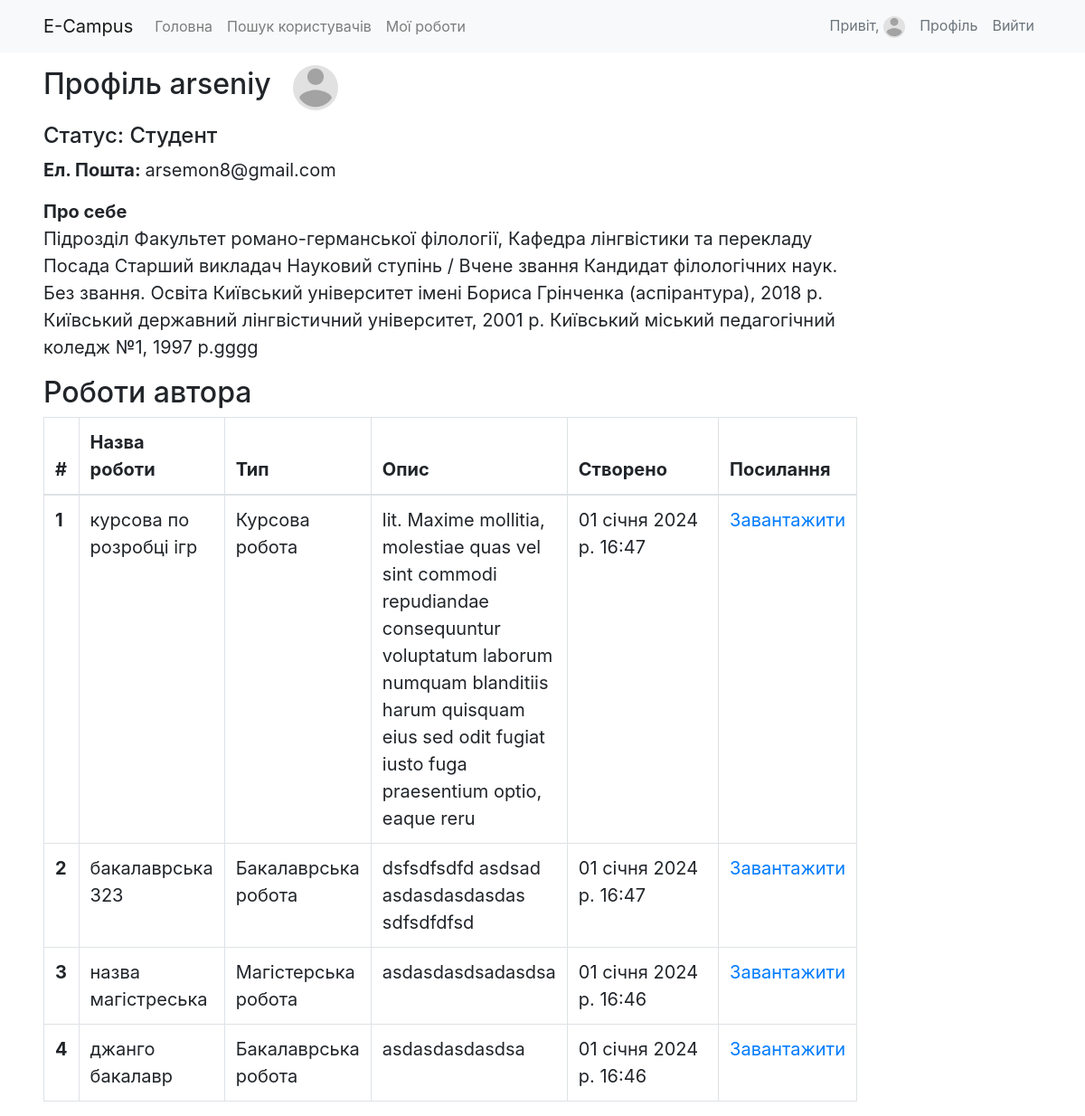
Page /sign/profile/6 (signed in) on the earlier database version.
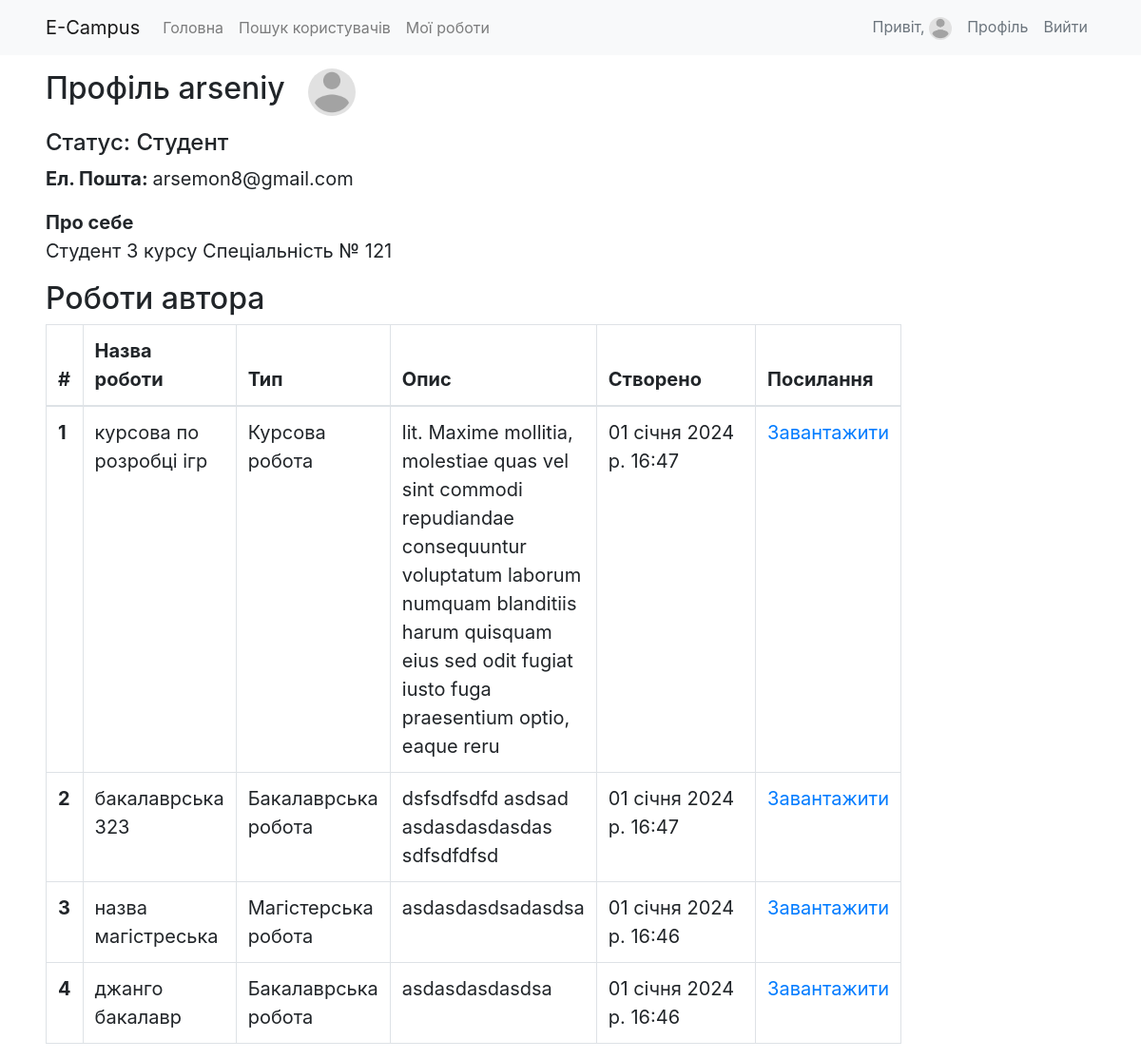
Same page on the later database version.
### authentication/models.py (models this page shows, shortened)
class User(AbstractUser):
    username = models.CharField(
        max_length=40,
        help_text="Required. 40 characters or fewer. Letters, digits and @/./+/-/_ only.",
        error_messages={
            "unique": "A user with that username already exists.",
        },
    )
    email = models.EmailField(unique=True)
    CAMPUS_TYPE_CHOICES = (
        ('teacher', 'Викладач'),
        ('student', 'Студент'),
    )
    def file_size_validator(image: models.ImageField):
        """
        Function that checks whether file size not exceed the limit
        :param image: django.db.models.ImageField, user's image
        :return: None, ValidationError if image size exceeds the limit
        """
        file_size = image.file.size
        megabyte_limit = 2.5
        if file_size > megabyte_limit * 1024 * 1024:
            raise ValidationError(f"File size should be {megabyte_limit} Mb")
    photo = models.ImageField(upload_to='avatars', validators=[
        FileExtensionValidator(allowed_extensions=['jpg', 'jpeg', 'png']),
        file_size_validator])
    campus_type = models.CharField(max_length=8, choices=CAMPUS_TYPE_CHOICES, default='student')
    bio = models.TextField(blank=True, null=True)
    USERNAME_FIELD = 'email'
    objects = CustomUserManager()
    REQUIRED_FIELDS = []

### campus_app/models.py (models this page shows, shortened)
class Article(models.Model):
    ARTICLE_TYPE_CHOICES = (
        ('laba', "Лабораторна робота"),
        ('kursova', "Курсова робота"),
        ('bach_diplom', "Бакалаврська робота"),
        ('mag_diplom', "Магістерська робота"),
    )
    name = models.CharField(max_length=256, blank=True)
    user = models.ForeignKey(settings.AUTH_USER_MODEL, on_delete=models.CASCADE)
    def file_size_validator(file: models.FileField):
        """
        Function that checks whether file size not exceed the limit
        :param image: django.db.models.ImageField, user's image
        :return: None, ValidationError if image size exceeds the limit
        """
        file_size = file.file.size
        megabyte_limit = 10
        if file_size > megabyte_limit * 1024 * 1024:
            raise ValidationError(f"File size should be {megabyte_limit} Mb")
    file = models.FileField(upload_to="articles", validators=[FileExtensionValidator(
        allowed_extensions=['pdf', 'docx', 'doc']),
        file_size_validator])
    description = models.TextField(blank=True)
    type = models.CharField(max_length=64, choices=ARTICLE_TYPE_CHOICES, default='laba')
    created_at = models.DateTimeField(editable=False, auto_now_add=True)

### authentication/views.py (the view)
# urls.py: path('profile/<int:user_id>', views.profile_page, name="profile"),
def profile_page(request, user_id):
    user = User.objects.filter(id=user_id).first()
    user_articles = user.article_set.all()
    return render(request, 'authentication/profile.html', {'user': user, 'articles': user_articles})

### templates/authentication/profile.html (shortened to what this page needs)
{% extends 'base.html' %}
{% load static %}
{% block content %}
    {% include 'navbar.html' %}
    <div class="mx-5 w-75" style="font-size: 20px">
        <div class="d-flex align-items-center">
            <h2 class="py-3 mr-4">Профіль {{ user.username }}</h2>
            <img src="{{ user.photo.url }}" alt="Аватар" style="height: 50px; border-radius: 50%">
        </div>
        <h4 class="">Статус: {{ user.get_campus_type_display }}</h4>
        <div class="form-group">
            <strong>Ел. Пошта: </strong>
            {{ user.email }}
        </div>
        {% if user.bio %}
            <div class="form-group">
                <strong>Про себе</strong>
                <p>{{ user.bio }}</p>
            </div>
        {% endif %}
        <div class="mt-3">
            {% if articles %}
                <h2 class="mt-3">Роботи автора</h2>
                <table class="table table-responsive-md table-bordered">
                    <thead>
                    <tr>
                        <th scope="col">#</th>
                        <th scope="col">Назва роботи</th>
                        <th scope="col">Тип</th>
                        <th scope="col">Опис</th>
                        <th scope="col">Створено</th>
                        <th scope="col">Посилання</th>
                    </tr>
                    </thead>
                    <tbody id="data_sets_table">
                    {% if articles %}
                        {% for article in articles %}
                            <tr>
                                <th scope="row">{{ forloop.counter }}</th>
                                <td>{{ article.name }}</td>
                                <td>{{ article.get_type_display }}</td>
                                <td>{{ article.description }}</td>
                                <td style="width: 200px">{{ article.created_at }}</td>
                                <td><a target="_blank" href="{{ article.file.url }}">Завантажити</a></td>
                            </tr>
                        {% endfor %}
                    {% endif %}
                    </tbody>
                </table>
            {% else %}
                <h2 class="text-center py-4">Тут ще не має жодної роботи!</h2>
            {% endif %}
        </div>
    </div>
{% endblock %}

### templates/base.html (shortened to what this page needs)
{% load static %}
<!DOCTYPE html>
<html lang="en">
<head>
    <link rel="stylesheet" type="text/css" href="{% static 'bootstrap/css/bootstrap.min.css' %}">
    <link rel="stylesheet" type="text/css" href="{% static 'fonts/style.css' %}">
</head>
<body>
    {% block content %}{% endblock content %}
</body>
</html>

### templates/navbar.html (shortened to what this page needs)
<nav class="navbar navbar-expand-lg navbar-light bg-light px-5">
    <a class="navbar-brand" href="{% url 'main' %}">E-Campus</a>
    <div class="collapse navbar-collapse" id="navbarSupportedContent">
        <ul class="navbar-nav mr-auto">
            <li class="nav-item">
                <a class="nav-link" href="{% url 'main' %}">Головна</a>
            </li>
            <li class="nav-item">
                <a class="nav-link" href="{% url 'search_users' %}">Пошук користувачів</a>
            </li>
            {% if request.user.is_authenticated %}
            <li class="nav-item">
                <a class="nav-link" href="{% url 'articles_by_user' %}">Мої роботи</a>
            </li>
            {% endif %}
        </ul>
        {% if request.user.is_authenticated %}
            <ul class="navbar-nav my-2 my-lg-0">
                <li class="nav-item">
                <span class="nav-link text-muted" href="#">Привіт,
                <img  src="{{ request.user.photo.url }}" alt="Аватар" style="height: 24px; border-radius: 50%"></span>
                </li>
                  <li class="nav-item">
                    <a class="nav-link text-muted" href="{% url 'my_profile' %}">Профіль</a>
                </li>
                <li class="nav-item">
                    <a class="nav-link text-muted" href="{% url 'logout' %}">Вийти</a>
                </li>
            </ul>
        {% else %}
            <ul class="navbar-nav my-2 my-lg-0">
                <li class="nav-item">
                    <a class="nav-link text-muted" href="{% url 'login' %}">Авторизуватись</a>
                </li>
            </ul>
        {% endif %}
    </div>
</nav>

Differences in the rows shown:
changed User "arseniy": bio "Підрозділ Факультет романо-германської філології, Кафедра лінгвістики та перекладу Посада Старший викладач Науковий ступінь / Вчене звання Кандидат філологічних наук. Без звання. Освіта Київський університет імені Бориса Грінченка (аспірантура), 2018 р. Київський державний лінгвістичний університет, 2001 р. Київський міський педагогічний коледж №1, 1997 р.gggg" → "Студент 3 курсу Спеціальність № 121"
